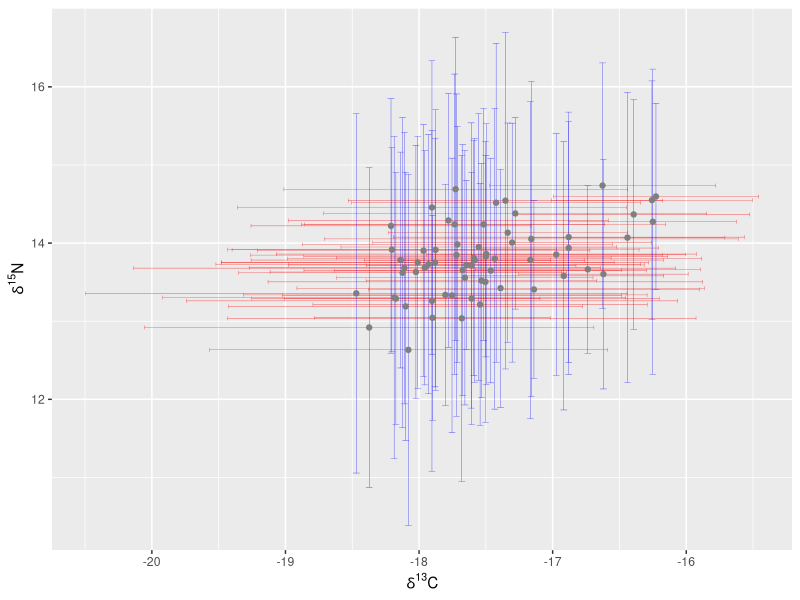
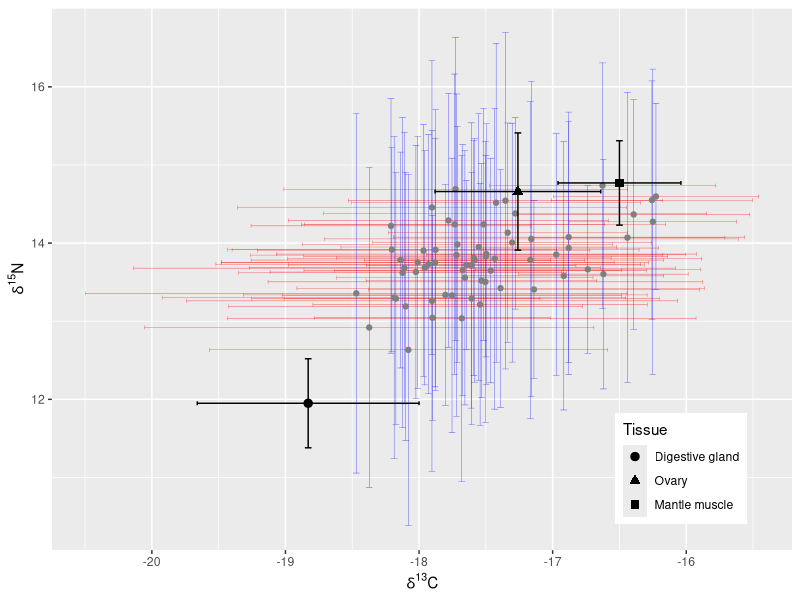
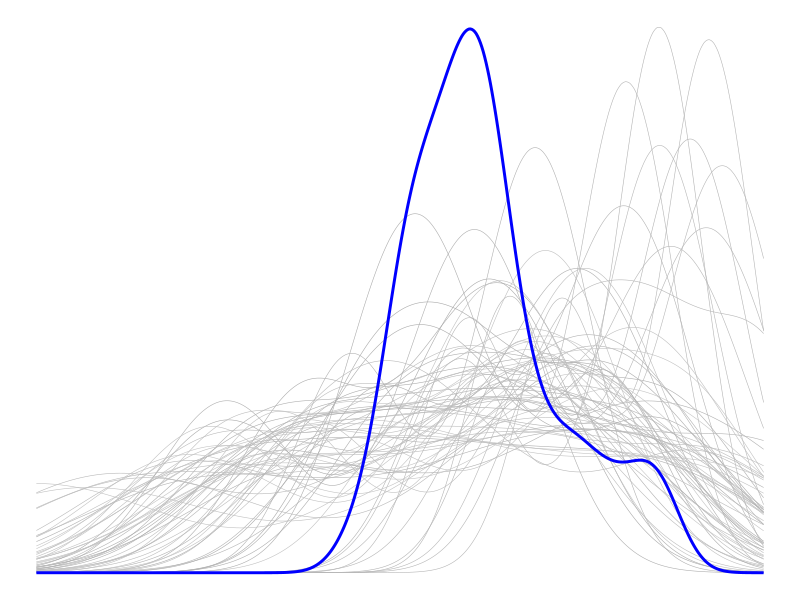
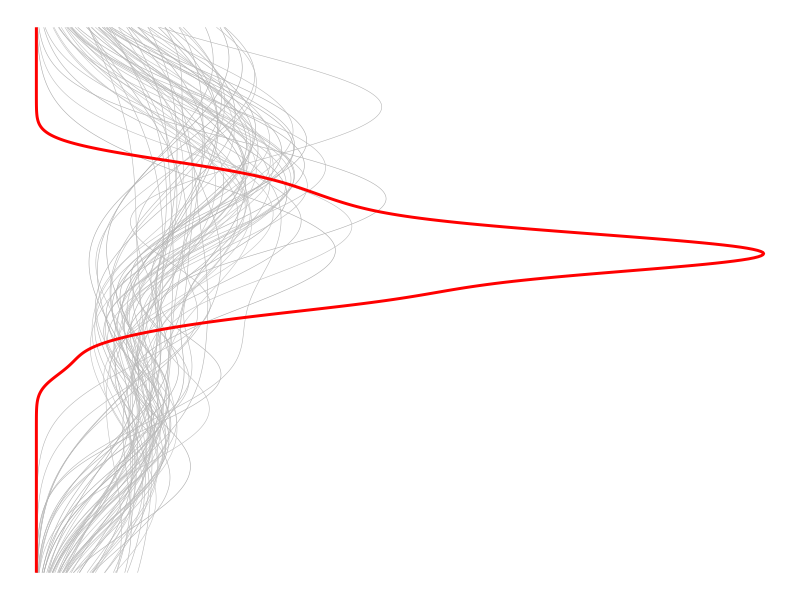
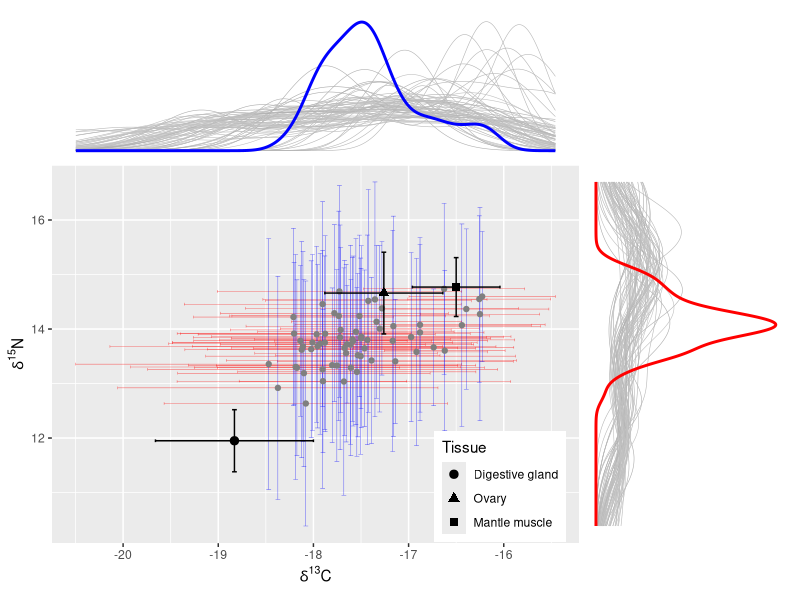
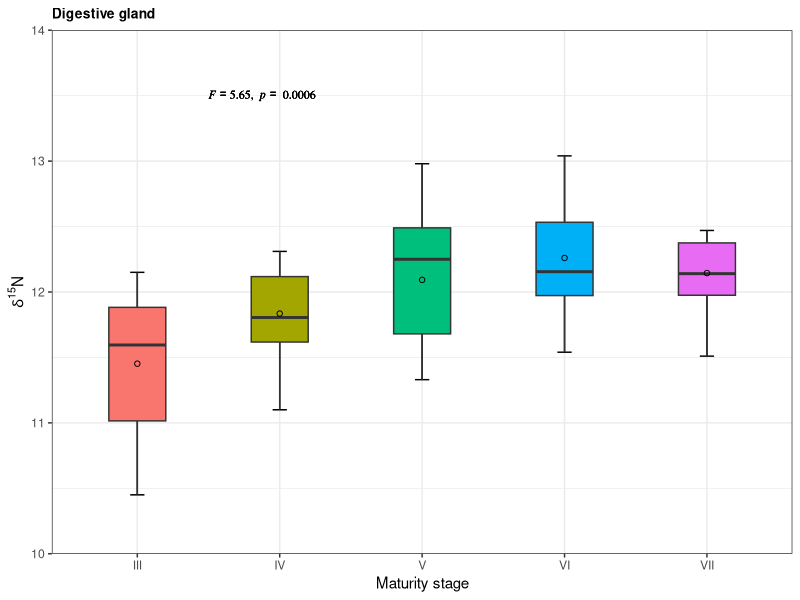

The R source for these figures, in order: (Note: this script raises an error after producing the figures.)
# load packages
library(tidyr)
library(dplyr)
library(data.table)
library(ggplot2)
library(ggpubr)


### 1   *******************************************************************
###            ***  loading data ***
###    -------------------------------------------------------------------
### loading data
data<-read.csv('data.csv')
head(data)
dim(data)

  
#### 2 ************************************************************
##           ***  test differences  ***
#### ==============================================================
# (1)testing between tissues
head(data)[1:2,]
data_test<-data%>%dplyr::select(tissue,d15N,d13C)%>% 
  #formate data
  tidyr::pivot_longer(cols = c(d15N,d13C),names_to='isotope_factor',values_to='value')%>%as.data.frame()
head(data_test)

isotopeFr<-c(unique(data_test$isotope_factor))
test_IS_tissue<-{}
#test_CE_sex_forPlot<-{}
for (i in 1:length(isotopeFr)) {
  temp0<-data_test%>%dplyr::filter(isotope_factor==isotopeFr[i])
  kt<-with(data=temp0,ks.test(value,'pnorm',mean=mean(value,na.rm=T),sd=sd(value,na.rm=T))) # normal distribution test
  if(kt$p.value>0.05){ ## satisfy normality
    # anova test
    lm_is<-lm(value~tissue,data=temp0)
    is.ano<-anova(lm_is)  # anova test
    #is.hsd.lm<-agricolae::HSD.test(lm_is, 'tissue') #Tukey HSD
    is.hsd.lm.fr<- data.frame(isotope_factor=paste0(isotopeFr[i]),test='ANOVA',statisticV=is.ano$`F value`[1],P=is.ano$`Pr(>F)`[1])
    
    test_IS_tissue<-rbind(test_IS_tissue,is.hsd.lm.fr)
    }else{ # reject normality
    kw.t<-with(data=temp0,kruskal.test(x=value,g=tissue)) #K-W test (Kruskal-Wallis test)
    is.hsd.lm.fr<- data.frame(isotope_factor=paste0(isotopeFr[i]),test='Kruskal-Wallis test',statisticV=kw.t$statistic[[1]],P=kw.t$p.value)
    
    test_IS_tissue<-rbind(test_IS_tissue,is.hsd.lm.fr)
  }
}
test_IS_tissue

### 3   *******************************************************************
###            ***  plot individual IS variations ***
###    -------------------------------------------------------------------
library(patchwork)

#(1) transform data frame to estimate mean and sd values
is_indiviual_mn_sd<-data%>%
  dplyr::group_by(individual_ID)%>%
  dplyr::summarise(N15_range=max(d15N)-min(d15N),N15_mn=mean(d15N),N15_sd=sd(d15N),
                   C13_range=max(d13C)-min(d13C),C13_mn=mean(d13C),C13_sd=sd(d13C))%>%as.data.frame
  
is_indiviual_mn_sd

# (2) plot mean and sd for each individuals
is_mnSd_plot<-ggplot(data = is_indiviual_mn_sd,aes(x=C13_mn,y=N15_mn))+
  geom_errorbar(aes(xmin=C13_mn-C13_sd, xmax=C13_mn+C13_sd),color='red', width=.05,size=0.1,#alpha=0.5,
                position=position_dodge(.9))+
  geom_errorbar(aes(ymin=N15_mn-N15_sd, ymax=N15_mn+N15_sd), width=.05,color='blue',size=0.1,#alpha=0.5,
                position=position_dodge(.9))+
  geom_point(stat="identity",size=1.5,color="grey50")+#position=position_dodge(0.9)
  xlab(expression(paste(delta^{13},'C')))+
  ylab(expression(paste(delta^{15},'N')))
is_mnSd_plot

#(3) add mean and sd by tissues to individual IS plot
is_tissues_NC<-data%>%dplyr::group_by(tissue)%>%
  dplyr::summarise(n=n(),
                   d15N_mn=sprintf(mean(d15N),fmt = '%#.2f'),
                   d15N_sd=sprintf(sd(d15N),fmt = '%#.2f'),
                   d13C_mn=sprintf(mean(d13C),fmt = '%#.2f'),
                   d13C_sd=sprintf(sd(d13C),fmt = '%#.2f'),
                   d15N_range=paste0(paste(sprintf(min(d15N),fmt = '%#.2f'),sprintf(max(d15N),fmt = '%#.2f'),sep='~')),
                   d15N_span=sprintf(max(d15N)-min(d15N),fmt = '%#.2f'),
                   d15N_mn.sd=paste(sprintf(mean(d15N),fmt = '%#.2f'),sprintf(sd(d15N),fmt = '%#.2f'),sep='±'),
                   d13C_range=paste0(paste(sprintf(min(d13C),fmt = '%#.2f'),sprintf(max(d13C),fmt = '%#.2f'),sep='~')),
                   d13C_span=sprintf(max(d13C)-min(d13C),fmt = '%#.2f'),
                   d13C_mn.sd=paste(sprintf(mean(d13C),fmt = '%#.2f'),sprintf(sd(d13C),fmt = '%#.2f'),sep='±')
  )%>%
  dplyr::mutate_at(vars(n,d15N_mn,d15N_sd,d13C_mn,d13C_sd,d15N_span,d13C_span),as.numeric)
is_tissues_NC

#plot
is_mnsd_plot_tissue<-is_mnSd_plot+
  geom_errorbar(aes(x=d13C_mn,y=d15N_mn,xmin=d13C_mn-d13C_sd, xmax=d13C_mn+d13C_sd),data=is_tissues_NC,color='black', width=.05,size=0.5,
                position=position_dodge(.9))+
  geom_errorbar(aes(x=d13C_mn,y=d15N_mn,ymin=d15N_mn-d15N_sd, ymax=d15N_mn+d15N_sd),data=is_tissues_NC, width=.05,color='black',size=0.5,
                position=position_dodge(.9))+
  geom_point(aes(x=d13C_mn,y=d15N_mn,shape=tissue),data=is_tissues_NC,stat="identity",color='black',size=2.5)+
  scale_shape_manual('Tissue',values = c(19,17,15),labels = c("Digestive gland", "Ovary", "Mantle muscle"))+
  theme(legend.position = c(0.85,0.15))

is_mnsd_plot_tissue  

#(4) plot C13 density distribution using kernel method for each individual
#summary(data)
cc <- scales::seq_gradient_pal("darkgrey", "lightgrey", "Lab")(seq(0,1,length.out=100))

is_C13_density_plot<-ggplot(data = data, aes(x = d13C)) + 
  geom_density(aes(color=factor(individual_ID)),alpha = 0.5,show.legend = F,linewidth=0.2) + 
  scale_colour_manual(values=cc)+
  geom_density(data = is_indiviual_mn_sd, aes(x = C13_mn),color='blue',linewidth=1,show.legend = F)+
  theme_void()
  
is_C13_density_plot

#(5) plot N15 density distribution using kernel method for each individual
is_N15_density_plot<-ggplot(data = data, aes(x = d15N)) + 
  geom_density(aes(color=factor(individual_ID)),alpha = 0.4,show.legend = F,linewidth=0.2) + 
  scale_colour_manual(values=cc)+
  geom_density(data = is_indiviual_mn_sd, aes(x = N15_mn),color='red',linewidth=1,show.legend = F) + 
  theme_void()+coord_flip()
  
is_N15_density_plot

#(6) combine mean+sd plot with IS density distribution plots 
is_plot_density<-is_C13_density_plot + 
  patchwork::plot_spacer() + #The function plot_spacer() adds an empty plot to the top right corner.
  (is_mnsd_plot_tissue+theme(plot.margin = unit(c(0,0,5,0), "pt"))) + (is_N15_density_plot +theme(plot.margin = unit(c(0,5,0,0), "pt")))+
  plot_layout(ncol = 2, nrow = 2, widths = c(4, 1.5), heights = c(1.5, 4))
is_plot_density


##  =================================================================
##    *************************************************************
##            plotting for the isotopes by maturity stages
##  ----------------------------------------------------------------
head(data)
anova(lm(d15N~mat,data = subset(data,tissue%in%'digestive')))#5.6451 0.0006224 ***

data%>%dplyr::filter(tissue=='digestive')%>%
  ggplot(aes(mat,d15N))+
  stat_boxplot(geom ='errorbar',aes(group=mat),width=0.1)+ 
  geom_boxplot(aes(fill=mat,group=mat),width=0.4,outlier.shape = NA,show.legend = F)+
  #add mean value in the boxplot
  stat_summary(fun.y = "mean",geom = "point",shape=21,size=1.5)+
  annotate("text", x = 1.5, y = 13.5, 
           label = substitute(paste(italic(F) == a,',  ',italic(p)==b),  #italic(r^2) == a,";  ", 
                              list(a ='5.65',b = " 0.0006")),hjust=0,
           size=3,family = "serif", fontface = "plain")+
  scale_y_continuous(name=expression(paste(delta^{15},'N')),limits = c(10,14),breaks = seq(0,1000,1),expand = c(0,0))+
  labs(x='Maturity stage')+
  theme_bw()+
  ggtitle("Digestive gland")+
  theme(plot.title = element_text(color="black", size=10, face="bold"))->dg_d15N_plot#"bold.italic"
dg_d15N_plot

### plot figure S2b
# test difference between maturity for ovary d15N
anova(lm(d15N~mat,data = subset(data_energy_is_fa,tissue%in%'ovary'))) #7.4656 5.81e-05 ***

data%>%dplyr::filter(tissue=='ovary')%>%
  ggplot(aes(mat,d15N))+
  stat_boxplot(geom ='errorbar',aes(group=mat),width=0.1)+ 
  geom_boxplot(aes(fill=mat,group=mat),width=0.4,outlier.shape = NA,show.legend = F)+
  #add mean value in the boxplot
  stat_summary(fun.y = "mean",geom = "point",shape=21,size=1.5)+#,fill="grey"
  #geom_smooth(size=0.8,color='blue')+
  annotate("text", x = 1.5, y = 16.2, label = substitute(paste(italic(F) == a,',  ',italic(p)==b),  #italic(r^2) == a,";  ", 
                                                         list(a ='7.46',b = " 5.81e-05")),hjust=0,
           size=3,family = "serif", fontface = "plain")+
  scale_y_continuous(name=expression(paste(delta^{15},'N')),limits = c(12.3,16.5),breaks = seq(0,1000,1),expand = c(0,0))+
  labs(x='Maturity stage')+
  theme_bw()+
  ggtitle("Ovary")+
  theme(plot.title = element_text(color="black", size=10, face="bold"))->ovary_d15N_plot
ovary_d15N_plot

####################################################################
#####   *********************************************************
#(7) combine mean+sd plot with IS distribution plots by maturity (dg+ovary)
IS_combine.plot<-ggarrange(is_plot_density,
                           ggarrange(dg_d15N_plot,ovary_d15N_plot,
                                     labels=c("(b)",'(c)'),
                                     hjust = -1.5,#More negative values move the label further to the right on the plot canvas
                                     vjust=2, #More positive values move the label further down on the plot canvas
                                     font.label = list(size = 10, color = "black", face = "plain", family = "serif"),
                                     nrow = 2,ncol = 1),
                           labels=c('(a)'),
                           hjust = -3.5,#More negative values move the label further to the right on the plot canvas
                           vjust=4.5, #More positive values move the label further down on the plot canvas
                           font.label = list(size = 10, color = "black", face = "plain", family = "serif"),
                           widths = c(0.65,0.35),
                           nrow = 1,ncol = 2)
IS_combine.plot

#save







